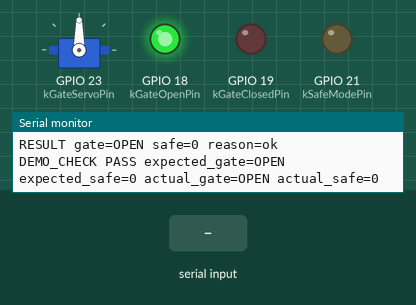
Bench run of a program on a simulated ESP32. Shown: servo, output pins drawn as LEDs (lit = HIGH), the last lines printed to the serial monitor. The test bench sets the inputs (shaded band).

Above: at 0.9 s.
At 6.6 s:
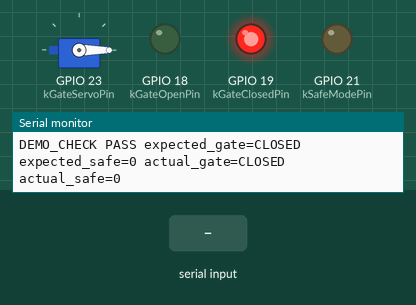
At 10.9 s:
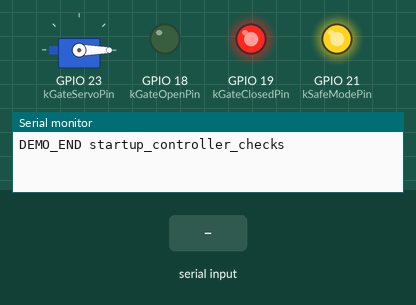
11.0 s: "TRANSPLANT,1\n" received over Serial
Timing chart, 0 to 14.0 s (numbered marks = the images above; inputs shaded):
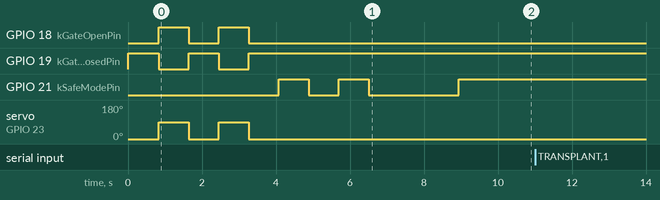

The program:

main.cpp
```cpp
#include <Arduino.h>
#include <ESP32Servo.h>
#include <math.h>
#include <stdlib.h>
#include <string.h>

namespace {

constexpr uint8_t kGateOpenPin = 18;
constexpr uint8_t kGateClosedPin = 19;
constexpr uint8_t kSafeModePin = 21;
constexpr uint8_t kGateServoPin = 23;
constexpr int kGateClosedAngle = 0;
constexpr int kGateOpenAngle = 90;
constexpr float kMinimumDepthCm = -20.0F;
constexpr float kMaximumDepthCm = 10.0F;
constexpr float kAwdMinimumDepthCm = -15.0F;
constexpr float kFloweringMinimumDepthCm = 0.0F;
constexpr float kMaximumDepthLimitCm = 5.0F;
constexpr float kOpenDepthChangeCmPerHour = 1.0F;
constexpr float kClosedDepthChangeCmPerHour = -0.5F;
constexpr long kMaximumReadingAgeMs = 3600000L;
constexpr size_t kLineCapacity = 128;
constexpr uint8_t kMaximumTokens = 7;

Servo gateServo;

struct Reading {
  char stage[16];
  float depthCm;
  bool requestedOpen;
  long ageMs;
  bool faultFlag;
};

bool gateOpen = false;
bool safeMode = false;
bool havePreviousDepth = false;
float previousDepthCm = 0.0F;
uint8_t identicalDepthCount = 0;
char inputLine[kLineCapacity];
size_t inputLength = 0;
bool inputOverflow = false;

void updateIndicators() {
  digitalWrite(kGateOpenPin, gateOpen ? HIGH : LOW);
  digitalWrite(kGateClosedPin, gateOpen ? LOW : HIGH);
  digitalWrite(kSafeModePin, safeMode ? HIGH : LOW);
  gateServo.write(gateOpen ? kGateOpenAngle : kGateClosedAngle);
}

void enterSafeMode(const char *reason) {
  safeMode = true;
  updateIndicators();
  Serial.print("RESULT gate=");
  Serial.print(gateOpen ? "OPEN" : "CLOSED");
  Serial.print(" safe=1 reason=");
  Serial.println(reason);
}

bool parseFloatToken(const char *token, float &value) {
  if (token == nullptr || *token == '\0') {
    return false;
  }
  char *end = nullptr;
  value = strtof(token, &end);
  return end != token && *end == '\0';
}

bool parseLongToken(const char *token, long &value) {
  if (token == nullptr || *token == '\0') {
    return false;
  }
  char *end = nullptr;
  value = strtol(token, &end, 10);
  return end != token && *end == '\0';
}

bool parseBinaryToken(const char *token, bool &value) {
  long parsed = 0;
  if (!parseLongToken(token, parsed) || (parsed != 0 && parsed != 1)) {
    return false;
  }
  value = parsed == 1;
  return true;
}

bool parseReading(char **tokens, uint8_t count, Reading &reading) {
  if (count != 6) {
    return false;
  }
  if (strlen(tokens[1]) >= sizeof(reading.stage)) {
    return false;
  }
  strcpy(reading.stage, tokens[1]);
  return parseFloatToken(tokens[2], reading.depthCm) &&
         parseBinaryToken(tokens[3], reading.requestedOpen) &&
         parseLongToken(tokens[4], reading.ageMs) &&
         parseBinaryToken(tokens[5], reading.faultFlag);
}

bool isKnownStage(const char *stage) {
  return strcmp(stage, "TRANSPLANT") == 0 ||
         strcmp(stage, "VEG") == 0 ||
         strcmp(stage, "FLOWER") == 0 ||
         strcmp(stage, "RIPEN") == 0;
}

bool isFlowering(const char *stage) {
  return strcmp(stage, "FLOWER") == 0;
}

bool passesValidityChecks(const Reading &reading, const char *&reason) {
  if (reading.faultFlag) {
    reason = "sensor_fault_flag";
    return false;
  }
  if (reading.ageMs < 0 || reading.ageMs > kMaximumReadingAgeMs) {
    reason = "stale_reading";
    return false;
  }
  if (!isfinite(reading.depthCm)) {
    reason = "non_finite:depth_cm";
    return false;
  }
  if (reading.depthCm < kMinimumDepthCm ||
      reading.depthCm > kMaximumDepthCm) {
    reason = "out_of_range:depth_cm";
    return false;
  }
  if (!isKnownStage(reading.stage)) {
    reason = "invalid:crop_stage";
    return false;
  }
  return true;
}

bool isFrozenDepth(float depthCm) {
  if (!havePreviousDepth) {
    havePreviousDepth = true;
    previousDepthCm = depthCm;
    identicalDepthCount = 0;
    return false;
  }
  if (depthCm == previousDepthCm) {
    if (identicalDepthCount < UINT8_MAX) {
      ++identicalDepthCount;
    }
  } else {
    identicalDepthCount = 0;
  }
  previousDepthCm = depthCm;
  return identicalDepthCount >= 2;
}

bool applyInterlock(bool requestedOpen, const Reading &reading) {
  const float minimumDepth =
      isFlowering(reading.stage) ? kFloweringMinimumDepthCm : kAwdMinimumDepthCm;
  const float openProjection =
      reading.depthCm + kOpenDepthChangeCmPerHour;
  const float closeProjection =
      reading.depthCm + kClosedDepthChangeCmPerHour;

  if (openProjection > kMaximumDepthLimitCm) {
    return false;
  }
  if (closeProjection < minimumDepth) {
    return true;
  }
  return requestedOpen;
}

void processSample(char **tokens, uint8_t count) {
  Reading reading{};
  if (!parseReading(tokens, count, reading)) {
    enterSafeMode("invalid_sample_format");
    return;
  }

  const char *reason = nullptr;
  if (!passesValidityChecks(reading, reason)) {
    enterSafeMode(reason);
    return;
  }
  if (isFrozenDepth(reading.depthCm)) {
    enterSafeMode("frozen_depth");
    return;
  }

  gateOpen = applyInterlock(reading.requestedOpen, reading);
  safeMode = false;
  updateIndicators();
  Serial.print("RESULT gate=");
  Serial.print(gateOpen ? "OPEN" : "CLOSED");
  Serial.println(" safe=0 reason=ok");
}

void resetController() {
  gateOpen = false;
  safeMode = false;
  havePreviousDepth = false;
  previousDepthCm = 0.0F;
  identicalDepthCount = 0;
  updateIndicators();
  Serial.println("RESET gate=CLOSED safe=0");
}

void printHelp() {
  Serial.println("Commands:");
  Serial.println("  SAMPLE <stage> <depth_cm> <request_open:0|1> <age_ms> <fault:0|1>");
  Serial.println("  stage: TRANSPLANT | VEG | FLOWER | RIPEN");
  Serial.println("  RESET");
  Serial.println("Example: SAMPLE VEG -15 1 0 0");
  Serial.println("The requested action is a test input; the Random Forest is not running on the ESP32.");
}

void processLine(char *line) {
  char *tokens[kMaximumTokens] = {};
  uint8_t count = 0;
  char *savePointer = nullptr;
  for (char *token = strtok_r(line, " \t", &savePointer);
       token != nullptr;
       token = strtok_r(nullptr, " \t", &savePointer)) {
    if (count >= kMaximumTokens) {
      enterSafeMode("too_many_fields");
      return;
    }
    tokens[count++] = token;
  }
  if (count == 0) {
    return;
  }
  if (strcmp(tokens[0], "HELP") == 0 && count == 1) {
    printHelp();
  } else if (strcmp(tokens[0], "RESET") == 0 && count == 1) {
    resetController();
  } else if (strcmp(tokens[0], "SAMPLE") == 0) {
    processSample(tokens, count);
  } else {
    enterSafeMode("unknown_command");
  }
}

void runDemoCommand(
    const char *label,
    const char *command,
    bool expectedGateOpen,
    bool expectedSafeMode) {
  char line[kLineCapacity];
  strncpy(line, command, sizeof(line) - 1);
  line[sizeof(line) - 1] = '\0';

  Serial.print("DEMO_CASE ");
  Serial.print(label);
  Serial.print(" command=\"");
  Serial.print(command);
  Serial.println("\"");
  processLine(line);

  const bool passed =
      gateOpen == expectedGateOpen && safeMode == expectedSafeMode;
  Serial.print("DEMO_CHECK ");
  Serial.print(passed ? "PASS" : "FAIL");
  Serial.print(" expected_gate=");
  Serial.print(expectedGateOpen ? "OPEN" : "CLOSED");
  Serial.print(" expected_safe=");
  Serial.print(expectedSafeMode ? "1" : "0");
  Serial.print(" actual_gate=");
  Serial.print(gateOpen ? "OPEN" : "CLOSED");
  Serial.print(" actual_safe=");
  Serial.println(safeMode ? "1" : "0");
  delay(800);
}

void runStartupDemo() {
  Serial.println("DEMO_BEGIN startup_controller_checks");
  runDemoCommand("reset", "RESET", false, false);
  runDemoCommand("low_depth_requests_open", "SAMPLE VEG -15 1 0 0", true, false);
  runDemoCommand("upper_limit_blocks_open", "SAMPLE VEG 4.5 1 0 0", false, false);
  runDemoCommand("flowering_minimum", "SAMPLE FLOWER 0.2 0 0 0", true, false);
  runDemoCommand("reset_before_stale_reading", "RESET", false, false);
  runDemoCommand("stale_reading_safe_mode", "SAMPLE VEG -4 1 3600001 0", false, true);
  runDemoCommand("reset_before_fault_flag", "RESET", false, false);
  runDemoCommand("fault_flag_safe_mode", "SAMPLE VEG -4 1 0 1", false, true);
  runDemoCommand("reset_before_freeze_check", "RESET", false, false);
  runDemoCommand("freeze_sample_1", "SAMPLE VEG -4 0 0 0", false, false);
  runDemoCommand("freeze_sample_2", "SAMPLE VEG -4 0 0 0", false, false);
  runDemoCommand("freeze_sample_3_safe_mode", "SAMPLE VEG -4 0 0 0", false, true);
  Serial.println("DEMO_END startup_controller_checks");
}

void readSerialLines() {
  while (Serial.available() > 0) {
    const char incoming = static_cast<char>(Serial.read());
    if (incoming == '\r') {
      continue;
    }
    if (incoming == '\n') {
      if (inputOverflow) {
        enterSafeMode("command_too_long");
      } else {
        inputLine[inputLength] = '\0';
        processLine(inputLine);
      }
      inputLength = 0;
      inputOverflow = false;
      continue;
    }
    if (inputLength + 1 < sizeof(inputLine)) {
      inputLine[inputLength++] = incoming;
    } else {
      inputOverflow = true;
    }
  }
}

}  // namespace

void setup() {
  pinMode(kGateOpenPin, OUTPUT);
  pinMode(kGateClosedPin, OUTPUT);
  pinMode(kSafeModePin, OUTPUT);
  Serial.begin(115200);
  gateServo.attach(kGateServoPin);
  resetController();
  printHelp();
  runStartupDemo();
}

void loop() {
  readSerialLines();
}
```
